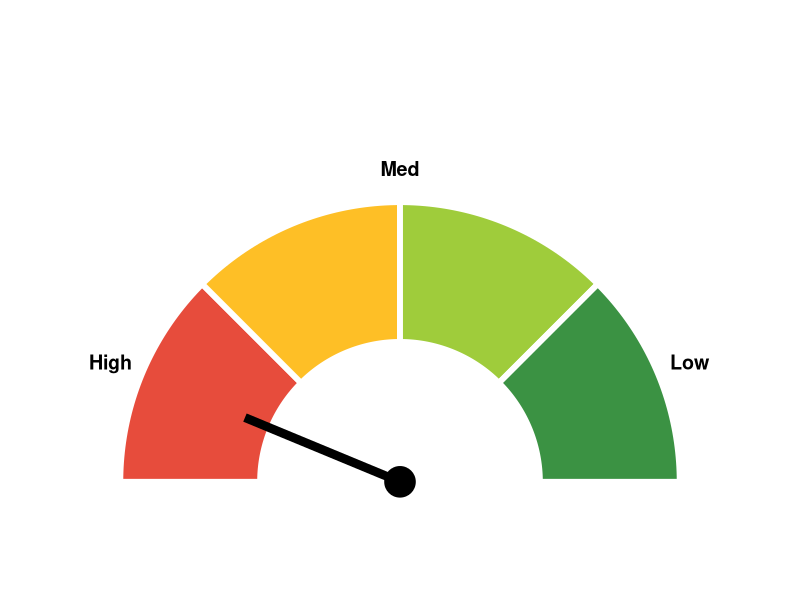

Reproduce this figure in R.
# Requires: ggplot2, ggforce
library(ggplot2)
library(ggforce)

half_donut_with_dial <- function(
    segments,                   # e.g. c("Very Poor","Poor","Good","Very Good")
    values,                     # same length as segments
    colors = NULL,              # named vector, names(colors) == segments
    mode = c("absolute","proportion"),
    status = NULL,              # can be 1..4, a segment name, or "High"/"Med"/"Low"
    r_inner = 0.5,
    r_outer = 1,
    show_segment_labels = TRUE,
    show_tier_labels = TRUE     # adds "High", "Med", "Low" across the arc
){
  mode <- match.arg(mode)
  stopifnot(length(segments) == 4L, length(values) == 4L)
  
  # shares for half-donut
  shares <- switch(mode,
                   "absolute"   = values / sum(values),
                   "proportion" = values)
  if (mode == "proportion") stopifnot(abs(sum(shares) - 1) < 1e-8)
  
  # angles from -pi/2 to +pi/2
  cc <- cumsum(c(-pi/2, shares * pi))
  cc[length(cc)] <- pi/2                  # guard rounding drift
  mids <- colMeans(rbind(cc[-1], cc[-length(cc)]))
  
  # plotting extents
  xlim <- c(-1.3 * r_outer, 1.3 * r_outer)
  ylim <- c(0, 1.3 * r_outer)
  
  df <- data.frame(
    seg = factor(segments, levels = segments),
    start = cc[-length(cc)],
    end   = cc[-1]
  )
  
  p <- ggplot() +
    coord_fixed() +
    theme_void() +
    expand_limits(x = xlim, y = ylim) +
    theme(legend.position = "none") +
    geom_arc_bar(
      data = df,
      col = "white",
      linewidth = 2,
      aes(x0 = 0, 
          y0 = 0, 
          r0 = r_inner, 
          r = r_outer,
          start = start, 
          end = end, 
          fill = seg)
    )
  
  if (!is.null(colors)) {
    if (is.null(names(colors))) names(colors) <- segments
    p <- p + scale_fill_manual(values = colors)
  }
  
  # segment labels (optional)
  if (show_segment_labels) {
    label_r <- r_outer * 1.08
    lab_df <- data.frame(
      x = sin(mids) * label_r,
      y = pmax(cos(mids) * label_r, 0.015),
      lab = segments
    )
    p <- p + geom_text(data = lab_df, aes(x = x, y = y, label = lab),
                       fontface = "bold", size = 4)
  }
  
  # tier labels: High (seg 1), Med (avg seg 2 & 3), Low (seg 4)
  if (show_tier_labels) {
    tier_r <- r_outer * 1.12  # <-- closer to rim (was 1.25)
    tier_theta <- c(mids[1], mean(mids[2:3]), mids[4])
    tier_lab <- c("High", "Med", "Low")
    tier_df <- data.frame(
      x = sin(tier_theta) * tier_r,
      y = pmax(cos(tier_theta) * tier_r, 0.01),
      lab = tier_lab
    )
    p <- p + geom_text(data = tier_df, aes(x = x, y = y, label = lab),
                       fontface = "bold", size = 5)
  }
  
  # dial (needle)
  if (!is.null(status)) {
    # resolve status to an angle:
    resolve_to_theta <- function(st) {
      if (is.numeric(st)) {
        idx <- as.integer(st)
        if (idx >= 1 && idx <= 4) return(mids[idx])
      } else {
        # exact segment name?
        m <- match(st, segments, nomatch = 0)
        if (m > 0) return(mids[m])
        # tier keywords
        kw <- tolower(st)
        if (kw == "high") return(mids[1])
        if (kw == "low")  return(mids[4])
        if (kw == "med" || kw == "medium") return(mean(mids[2:3]))
      }
      NA_real_
    }
    
    theta <- resolve_to_theta(status)
    if (is.na(theta)) {
      warning("`status` didn't match a segment or tier; skipping dial.")
    } else {
      needle_r <- r_outer * 0.6
      p <- p +
        geom_segment(aes(x = 0, y = 0,
                         xend = sin(theta) * needle_r,
                         yend = cos(theta) * needle_r),
                     linewidth = 3) +
        geom_point(aes(x = 0, y = 0), size = 10)
    }
  }
  
  p
}

# ---- Example ----
segs <- c("Very Poor", "Poor", "Good", "Very Good")
vals <- c(1, 1, 1, 1)
cols <- c(
  "Very Poor" = "#E74C3C",   # red
  "Poor"      = "#febf26",   # orange
  "Good"      = "#9fcc3b",   # light green
  "Very Good" = "#3b9243"    # dark green
)

half_donut_with_dial(
  segments = segs,
  values   = vals,
  colors   = cols,
  mode     = "absolute",
  status   = "Very Poor",     # or "Good", "Med", etc.
  r_inner  = 0.5,
  r_outer  = 1,
  show_segment_labels = FALSE,
  show_tier_labels    = TRUE
)
